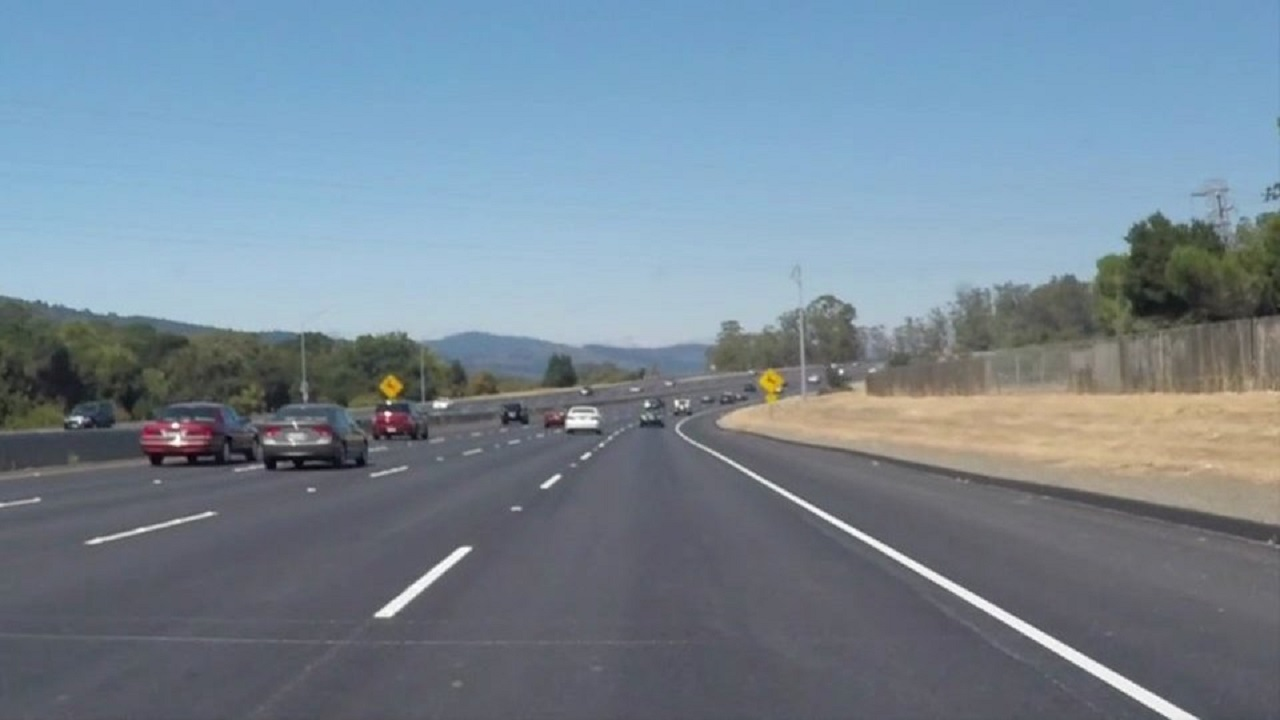
#> input picture test_images/solidWhiteCurve.jpg, 1280 x 720 px; its folder holds only this picture in this run
$ python -i drawLineFunctions.py   (imports and definitions only)
#> lines starting #> are read from the running program, lines starting #| are printed output that depends on the picture; after the words box and inside, x2 and y2 are one past the last pixel; in counts of white or black regions, pixels touching at a corner belong together
#> further down, picture is the input picture: shape (720, 1280, 3); mean B, G, R 147.9, 134.2, 118.3
## File: drawLineFunctions.py
## Name: Manuel Cuevas
## Date: 12/08/2016
## Project: CarND - LaneLines
## Usage: This file containes a series of fucntions that can help identify and draw the
## road lane lines from images and video.
## Tools learned on the CarND program were used on this file
#######################################################################################
#importing useful packages
import matplotlib.pyplot as plt
import numpy as np
import cv2

"""colorTransformation
Mask an image white and yellow colors.
Input: img, image 8-bit, 16-bit unsigned or single-precision floating-point
Return: A color filter for a scpectrum of white and yellow colors
        The spectrum of white can be modefied by changeing color_thresholds
        The spectrum of yellow can be modify by changing the lower_color and upper_color
"""
def colorTransformation(image):
    ###################COLOR SELECT - WHITE line #####################
    # Grab the x and y size and make a copy of the image
    ysize = image.shape[0]
    xsize = image.shape[1]
    gray = np.copy(image)

    # Define color selection criteria
    red_threshold = 180
    green_threshold = 180
    blue_threshold = 180

    rgb_threshold = [red_threshold, green_threshold, blue_threshold]

    # Do a bitwise or with the "|" character to identify the thresholds
    color_thresholds = (image[:,:,0] < rgb_threshold[0]) |                         (image[:,:,1] < rgb_threshold[1]) |                         (image[:,:,2] < rgb_threshold[2])
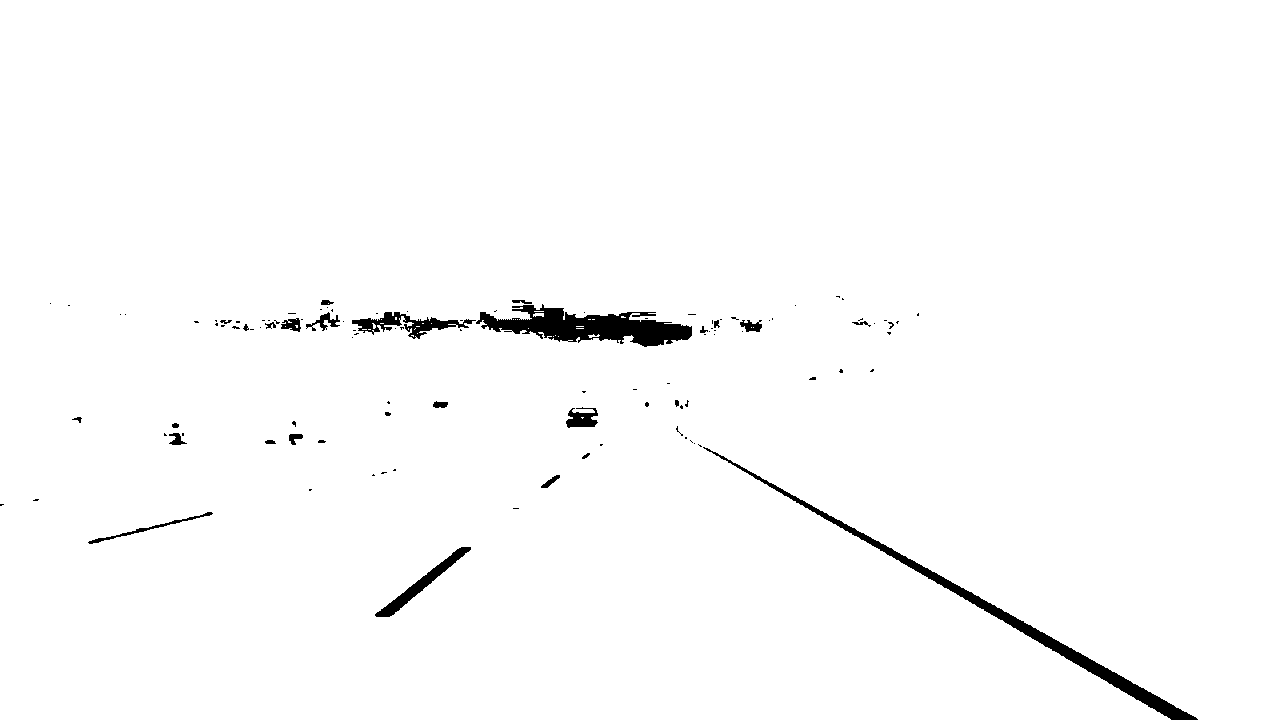
#> color_thresholds: shape (720, 1280) bool; 98.5% white; 109 black regions (81 under 20 px), largest, box (x1, y1, x2, y2) and area: (476, 304, 692, 347) 4589, (703, 447, 1198, 720) 4405, (352, 312, 476, 339) 1159
    gray[color_thresholds] = [0,0,0]
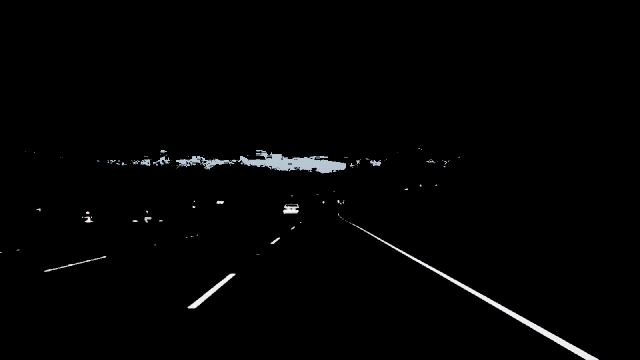
#> gray: shape (720, 1280, 3) (shown at 1/2 size); mean B, G, R 3.3, 3.2, 3.1

    #Uncomment the following code if you wish to save the image
    #mpimg.imsave("test_results/01colorSelection01.png", gray)
    #print ('colorSelection completed')

    ###################COLOR RANGE - YELLLOW line ####################
    # define range of blue color in HSV
    lower_color = np.array([200,190,0])
    upper_color = np.array([255,255,160])

    # Threshold the HSV image to get only blue colors
    mask = cv2.inRange(image, lower_color, upper_color)
#> mask: shape (720, 1280); 1.8% white; 117 white regions (98 under 20 px), largest, box (x1, y1, x2, y2) and area: (0, 208, 597, 264) 13666, (606, 228, 689, 256) 813, (687, 235, 750, 252) 442

    # Bitwise-AND mask and original image
    res = cv2.bitwise_and(image,image, mask= mask)
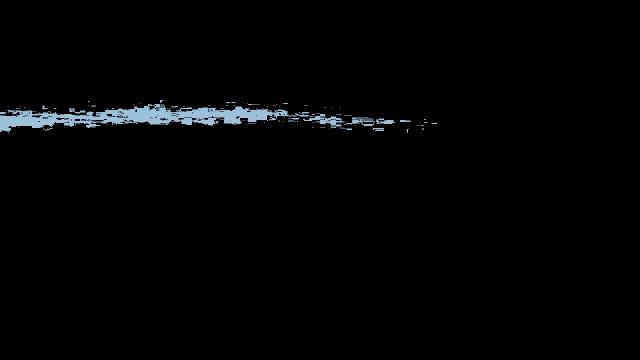
#> res: shape (720, 1280, 3) (shown at 1/2 size); mean B, G, R 3.8, 3.4, 2.8

    # merger the grey image and the new image
    color_filter = cv2.bitwise_or(gray, res)
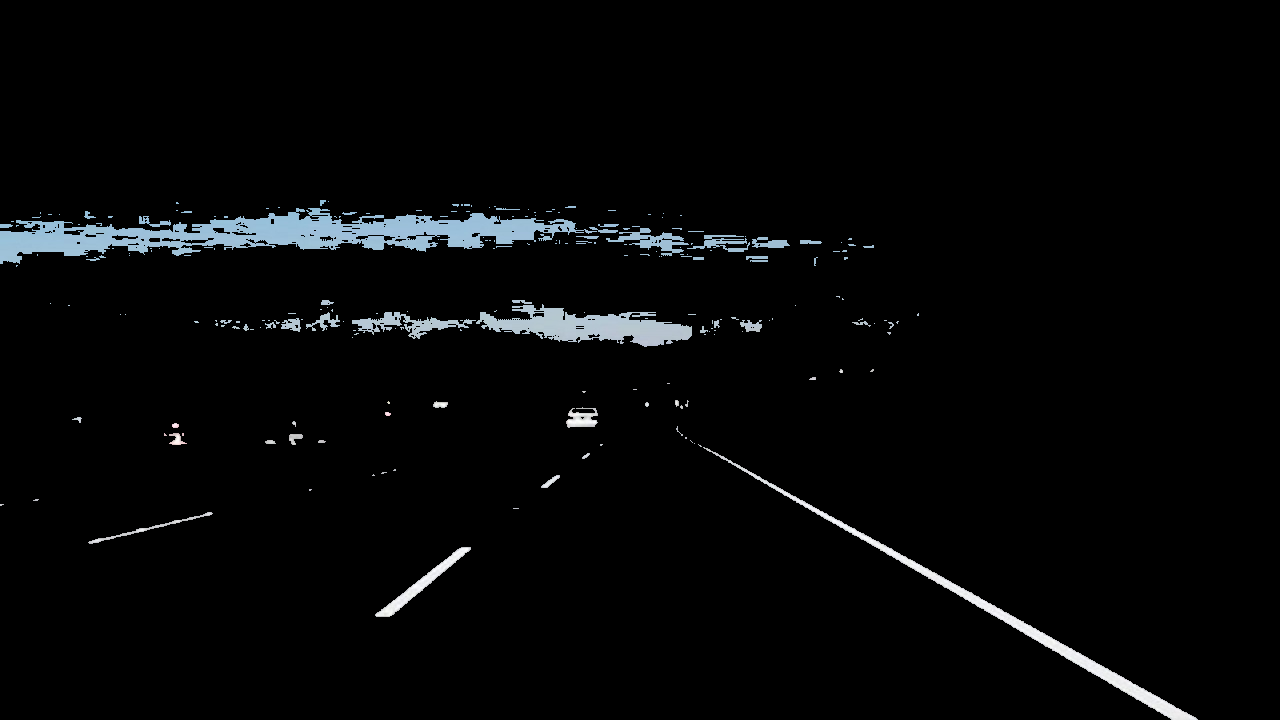
#> color_filter: shape (720, 1280, 3); mean B, G, R 7.1, 6.6, 5.8

    return color_filter

"""maskImage
Triangle mask with dimentions left_bottom, right_bottom, and apex
Input: img, image 8-bit, 16-bit unsigned or single-precision floating-point
Return: An image with a triangle mask
"""
# [21 lines left out: function maskImage, not called in this run]

"""region_of_interest
Only keeps the region of the image defined by the polygon
formed from `vertices`. The rest of the image is set to black.
Input: img - image 8-bit, 16-bit unsigned or single-precision floating-point
       threshold1 – first threshold for the hysteresis procedure
       threshold2 – second threshold for the hysteresis procedure
Return: An image with the mask edges (https://en.wikipedia.org/wiki/Canny_edge_detector)
"""
# [17 lines left out: function region_of_interest, not called in this run]

right_Ypair, right_Xpair = None, None
left_pair, left_x = None, None

"""draw_lines
In two ways by drawing the lines already detected and by using these lines to
decide which segments are part of the left line vs the right lane by the
slope ((y2-y1)/(x2-x1)) and extrapolate the line segments.
Input: img - image 8-bit, 16-bit unsigned or single-precision floating-point
       lines - array of lines arleady detected
       color - color to draw lines
       thickness - the thickness of the lines to be drawn
Returns: An image with the road lines drawn
"""
# [57 lines left out: function draw_lines, not called in this run]

"""hough_lines
Returns an image with hough lines drawn.
Input: img - image 8-bit, 16-bit unsigned or single-precision floating-point
       rho - array of lines arleady detected
       theta - color to draw lines
       threshold - the thickness of the lines to be drawn
       min_line_len
       max_line_gap
Returns: A back image with the road lines drawn
"""
# [5 lines left out: function hough_lines, not called in this run]

"""printImg
Plots two images side by side for comparing
"""
# [8 lines left out: function printImg, not called in this run]

>>> import cv2
>>> picture = cv2.imread('test_images/solidWhiteCurve.jpg')
>>> result = colorTransformation(picture)

$ run again, on test_images/solidWhiteRight.jpg
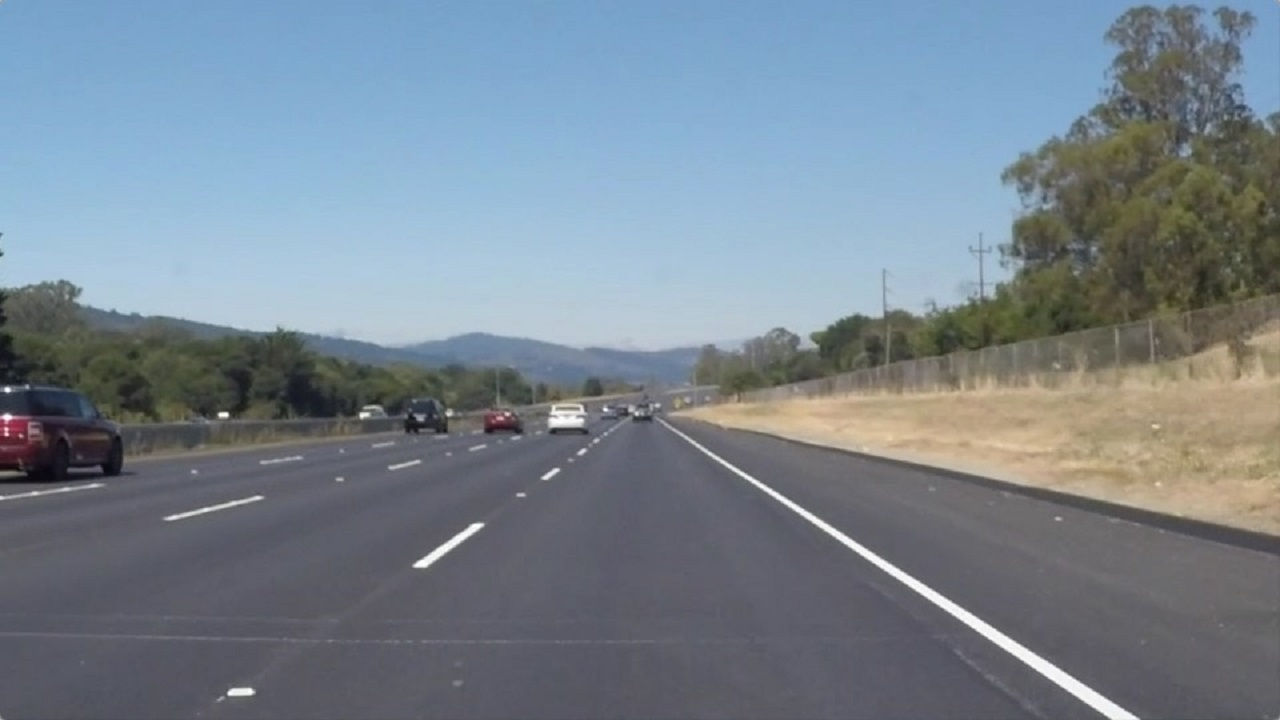
#> input picture test_images/solidWhiteRight.jpg, 1280 x 720 px
#> picture is the input picture: shape (720, 1280, 3); mean B, G, R 143.5, 132.3, 120
#> in colorTransformation, `color_thresholds = (image[:,:,0] < rgb_threshold[0]) |                ..`:
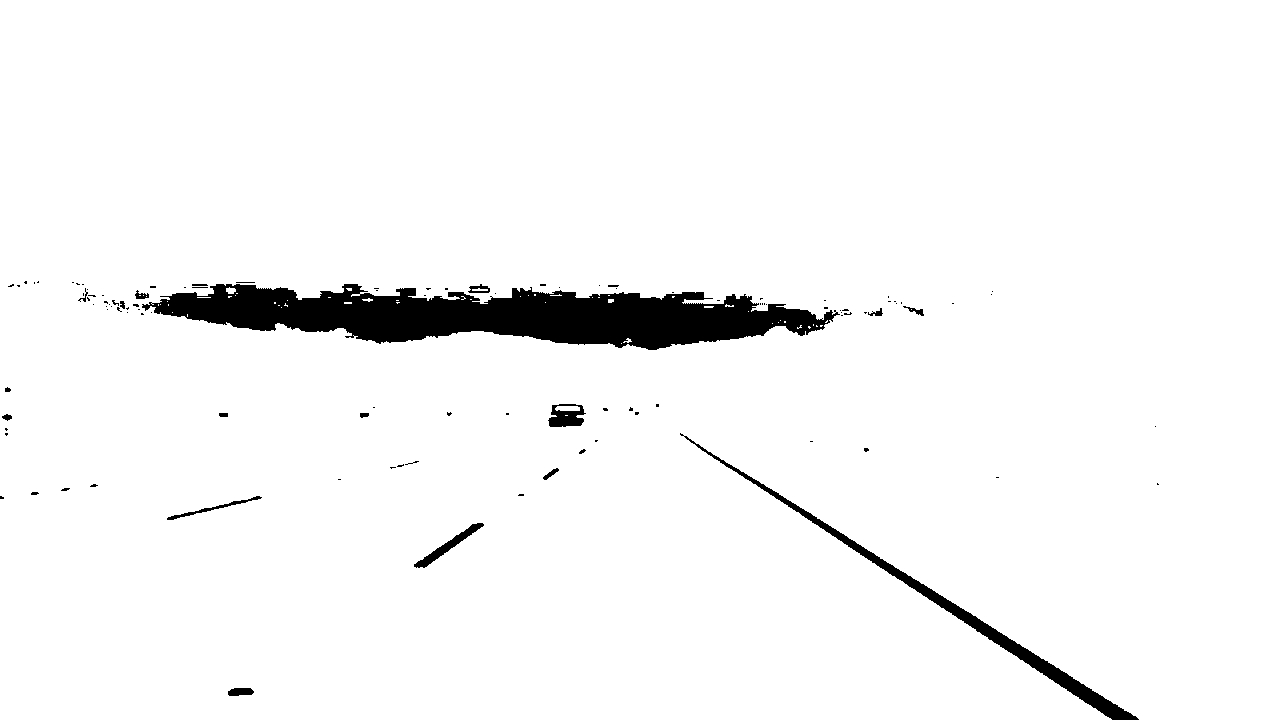
#> color_thresholds: shape (720, 1280) bool; 96.4% white; 108 black regions (87 under 20 px), largest, box (x1, y1, x2, y2) and area: (142, 284, 840, 350) 26218, (680, 433, 1139, 720) 4546, (414, 523, 484, 568) 591
#> mask: shape (720, 1280); 2.3% white; 105 white regions (91 under 20 px), largest, box (x1, y1, x2, y2) and area: (0, 180, 856, 236) 20550, (857, 221, 874, 236) 124, (896, 232, 904, 240) 40
#> in colorTransformation, `color_filter = cv2.bitwise_or(gray, res)`:
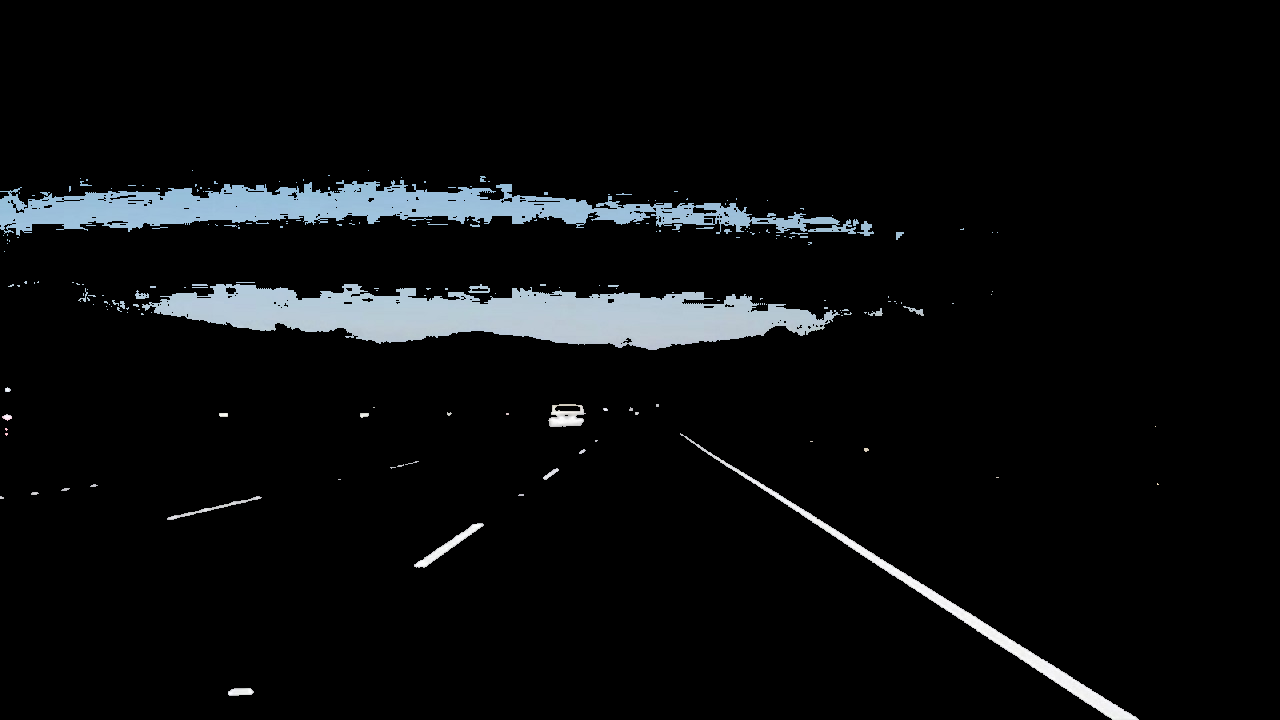
#> color_filter: shape (720, 1280, 3); mean B, G, R 12.9, 12, 10.6
